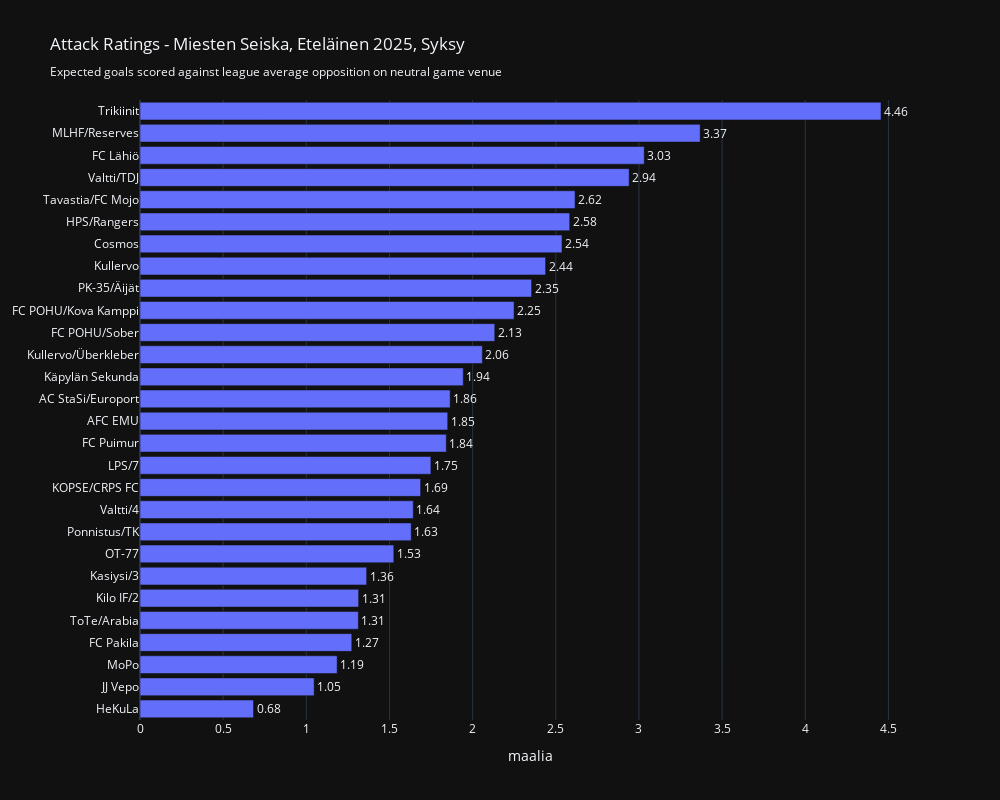

Notebook cell for this chart:
### Code cell
my_x = 'attack_rating'

aux = ratings_df.sort_values(by=my_x)

fig = go.Figure()

fig.add_trace(
        go.Bar(
            x=aux[my_x],
            y=aux['team'],#.apply(lambda x: x.split('\\')[0]),
            text=aux[my_x].round(2),
            textposition='outside',
            orientation='h',
            #marker=dict(color = color_list)
        )
)

fig.update_layout(
    width=1000,
    height=800,
    title=f"Attack Ratings - {my_title}<br><sub>Expected goals scored against league average opposition on neutral game venue<sub>",
    template = 'plotly_dark',
    xaxis_title="maalia",
    showlegend=False
    )

fig.show()

### Figure 1 — Plotly figure (JSON) as saved in the notebook; plotly's stock layout.template omitted (floating-point values rounded to 4 significant figures)
{"data": [{"orientation": "h", "text": [0.68, 1.05, 1.19, 1.27, 1.31, 1.31, 1.36, 1.53, 1.63, 1.64, 1.69, 1.75, 1.84, 1.85, 1.86, 1.94, 2.06, 2.13, 2.25, 2.35, 2.44, 2.54, 2.58, 2.62, 2.94, 3.03, 3.37, 4.46], "textposition": "outside", "type": "bar", "x": [0.6825, 1.047, 1.185, 1.273, 1.313, 1.314, 1.363, 1.526, 1.631, 1.643, 1.687, 1.749, 1.842, 1.85, 1.865, 1.944, 2.058, 2.133, 2.249, 2.355, 2.439, 2.537, 2.584, 2.616, 2.941, 3.032, 3.368, 4.455], "y": ["HeKuLa", "JJ Vepo", "MoPo", "FC Pakila", "ToTe/Arabia", "Kilo IF/2", "Kasiysi/3", "OT-77", "Ponnistus/TK", "Valtti/4", "KOPSE/CRPS FC", "LPS/7", "FC Puimur", "AFC EMU", "AC StaSi/Europort", "Käpylän Sekunda", "Kullervo/Überkleber", "FC POHU/Sober", "FC POHU/Kova Kamppi", "PK-35/Äijät", "Kullervo", "Cosmos", "HPS/Rangers", "Tavastia/FC Mojo", "Valtti/TDJ", "FC Lähiö", "MLHF/Reserves", "Trikiinit"]}], "layout": {"height": 800, "showlegend": false, "title": {"text": "Attack Ratings - Miesten Seiska, Eteläinen 2025, Syksy<br><sub>Expected goals scored against league average opposition on neutral game venue<sub>"}, "width": 1000, "xaxis": {"title": {"text": "maalia"}}}}
